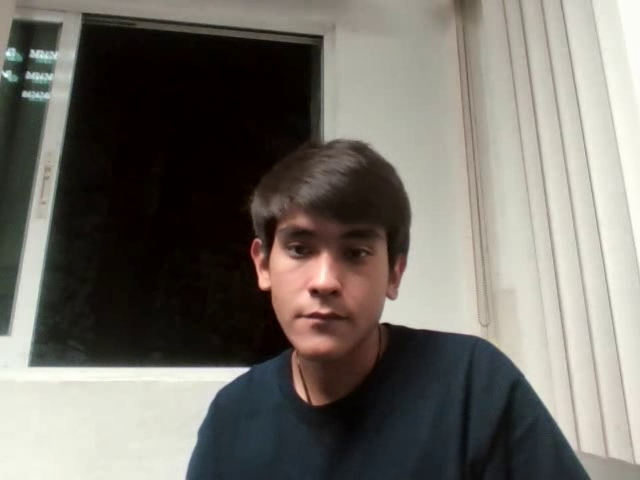
#> input picture frame 31 of Practica_002/output.avi, 640 x 480 px, given in place of the camera
$ python 002_LoadingVideo2.py
#> lines starting #> are read from the running program, lines starting #| are printed output that depends on the picture
import numpy as np
import cv2

cap = cv2.VideoCapture(0)
fourcc = cv2.VideoWriter_fourcc(*'XVID')
out = cv2.VideoWriter('output.avi',fourcc, 20.0, (640,480))

while(True):
    ret, frame = cap.read()
#> frame is the input picture: shape (480, 640, 3); mean B, G, R 104.7, 111.4, 115.2
    frame = cv2.flip(frame, 1)
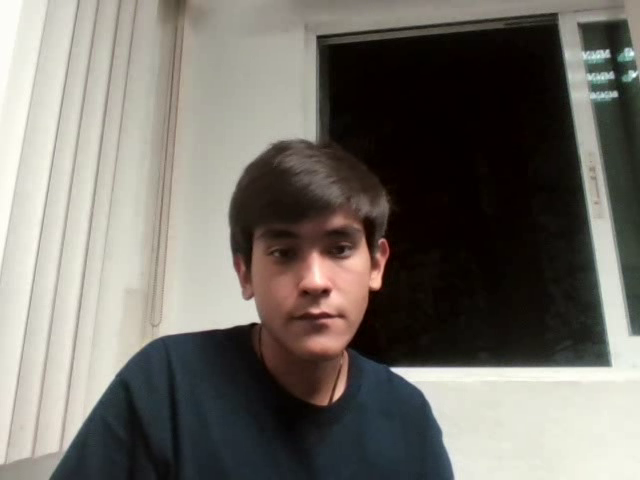
#> frame: shape (480, 640, 3); mean B, G, R 104.7, 111.4, 115.2
    gray = cv2.cvtColor(frame, cv2.COLOR_BGR2GRAY)
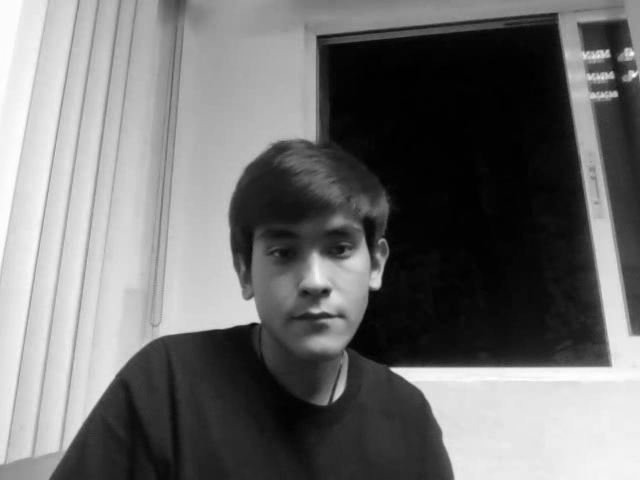
#> gray: shape (480, 640); min 1, max 254, mean 111.7
    out.write(frame)
    cv2.imshow('frame',frame)
    cv2.imshow('gray',gray)
    if cv2.waitKey(1) & 0xFF == ord('q'):
#> (key q is pressed here)
        break

cap.release()
out.release()
cv2.destroyAllWindows()

$ run again, starting later in the video
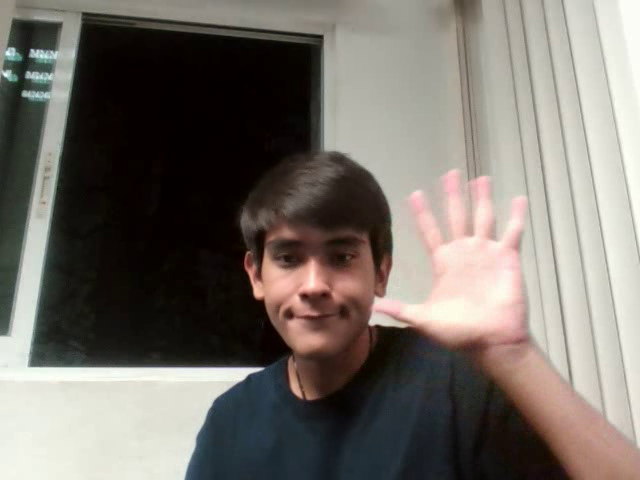
#> input picture frame 141 of Practica_002/output.avi, 640 x 480 px, given in place of the camera
#> frame is the input picture: shape (480, 640, 3); mean B, G, R 105.8, 112.2, 118.4
#> `frame = cv2.flip(frame, 1)`:
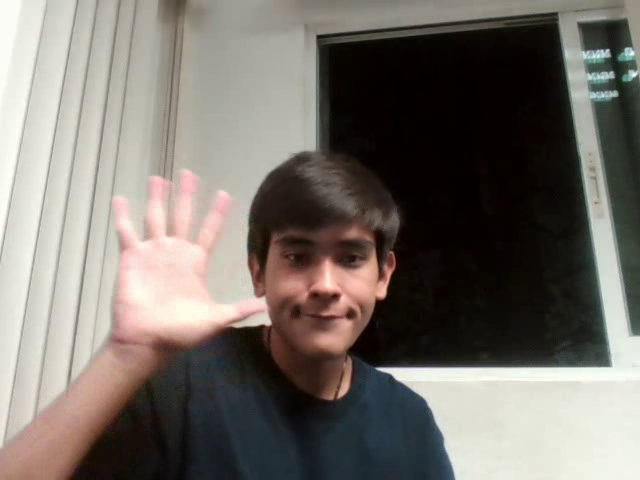
#> frame: shape (480, 640, 3); mean B, G, R 105.8, 112.2, 118.4
#> `gray = cv2.cvtColor(frame, cv2.COLOR_BGR2GRAY)`:
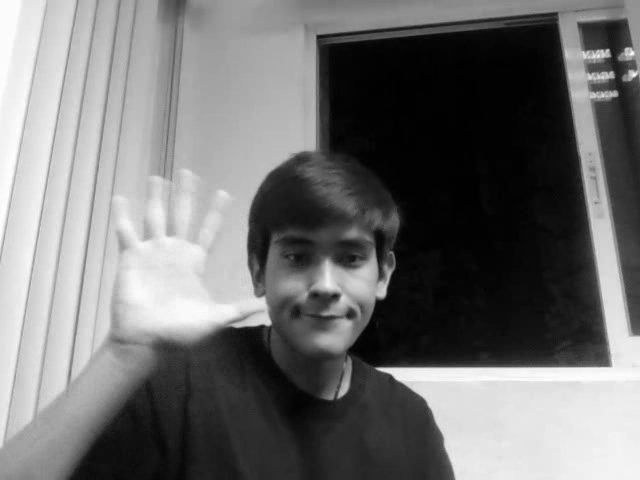
#> gray: shape (480, 640); min 1, max 255, mean 113.2

$ run again, starting later in the video
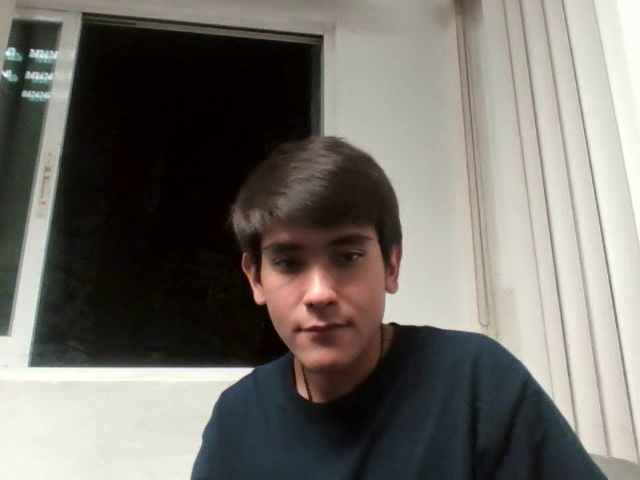
#> input picture frame 251 of Practica_002/output.avi, 640 x 480 px, given in place of the camera
#> frame is the input picture: shape (480, 640, 3); mean B, G, R 105.9, 111.8, 115.7
#> `frame = cv2.flip(frame, 1)`:
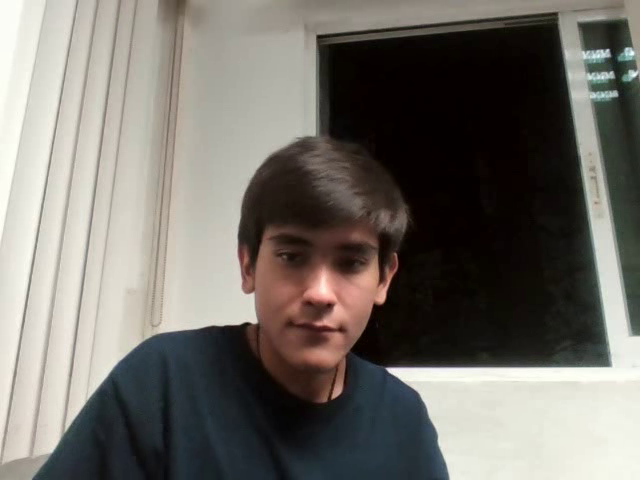
#> frame: shape (480, 640, 3); mean B, G, R 105.9, 111.8, 115.7
#> `gray = cv2.cvtColor(frame, cv2.COLOR_BGR2GRAY)`:
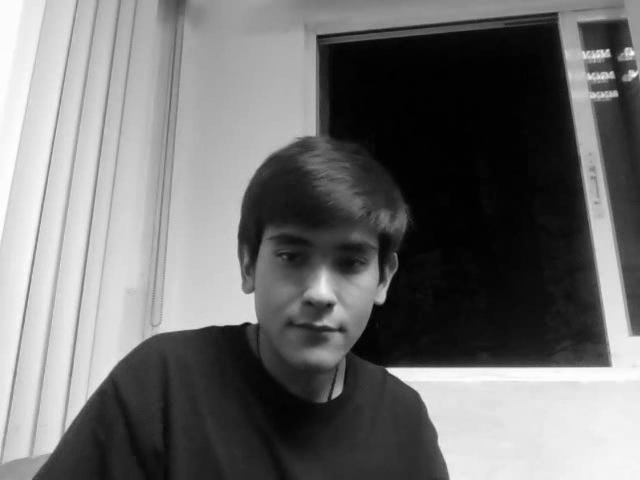
#> gray: shape (480, 640); min 1, max 254, mean 112.2
